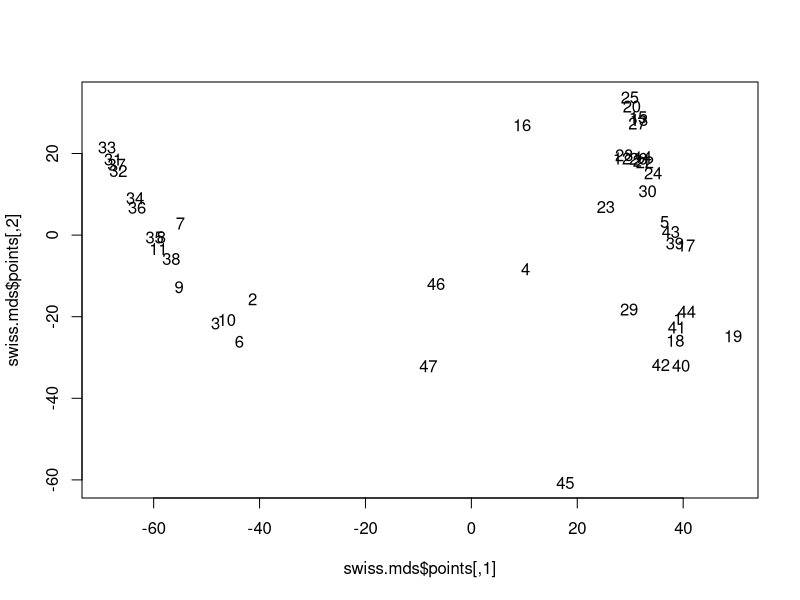

Source code (R): (Note: this script raises an error after producing the figure.)
swiss.x <- as.matrix(swiss[, -1])
swiss.dist <- dist(swiss.x)
#swiss.mds <- isoMDS(swiss.dist)
swiss.mds <- cmdscale(swiss.dist, eig=TRUE, k = 2)
plot(swiss.mds$points, type = "n")
text(swiss.mds$points, labels = as.character(1:nrow(swiss.x)))
swiss.sh <- Shepard(swiss.dist, swiss.mds$points)
plot(swiss.sh, pch = ".")
lines(swiss.sh$x, swiss.sh$yf, type = "S")
